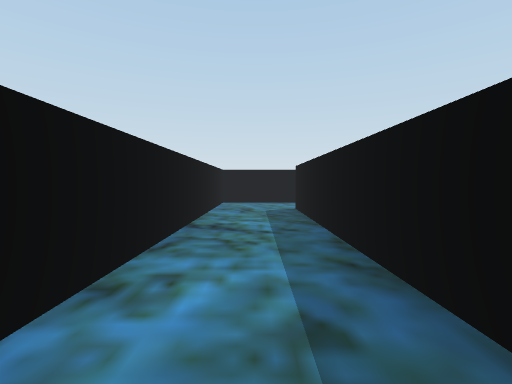
View 1 (above)

16 first-person views from a walk through a Unity game level. The camera is 0.62 m above the floor, tilts 2° down and sees 85° across. The floor is counted in squares, 1 m on a side. Each view is taken from the middle of a square. On the plan, view 1 faces up. The plan holds only what a view shows up to about 9 squares ahead; the rest is blank. The place goes on beyond the plan.

View 2
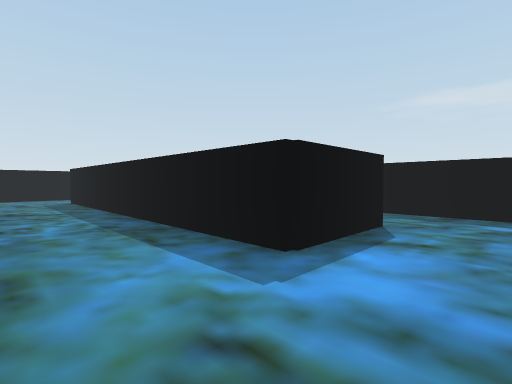

View 3
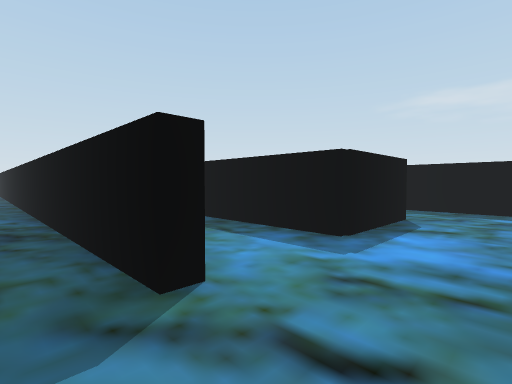

View 4
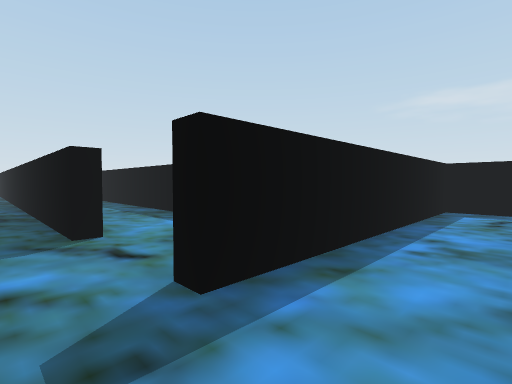

View 5
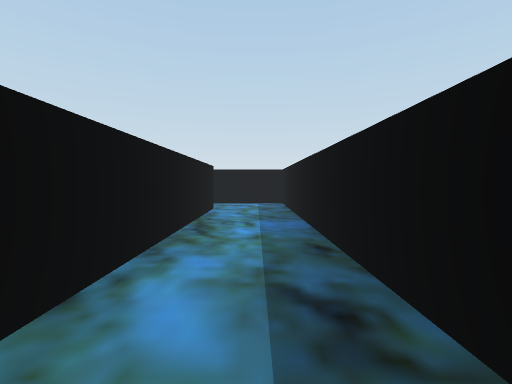

View 6
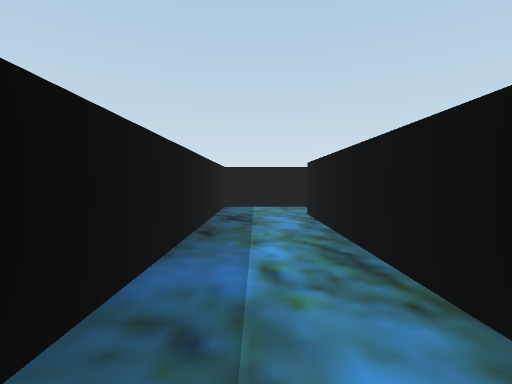

View 7
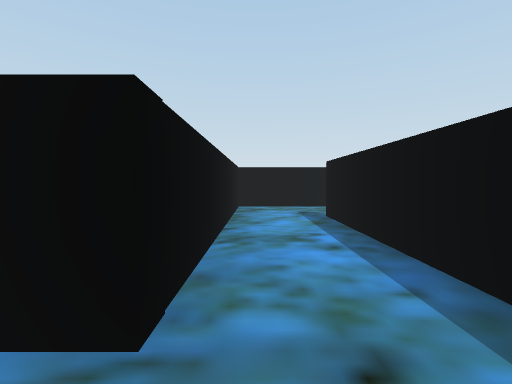

View 8
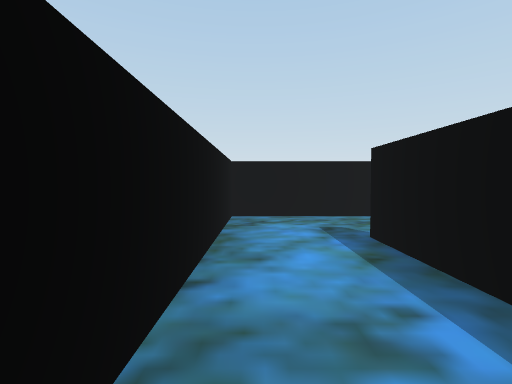

View 9
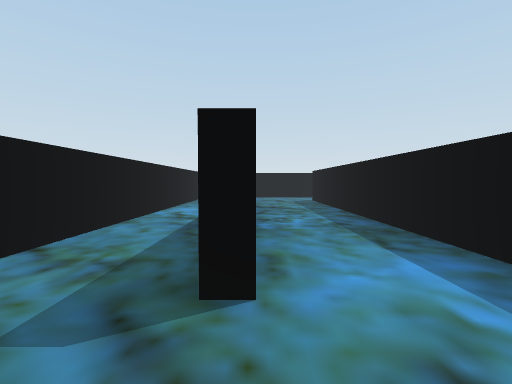

View 10
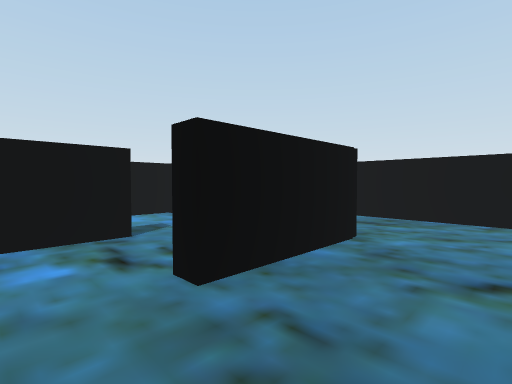

View 11
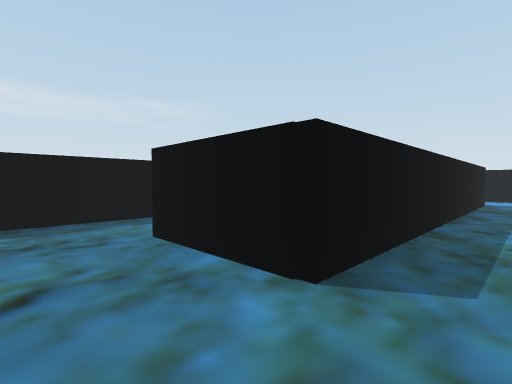

View 12
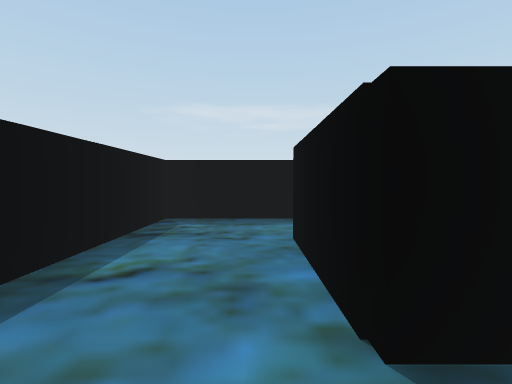

View 13
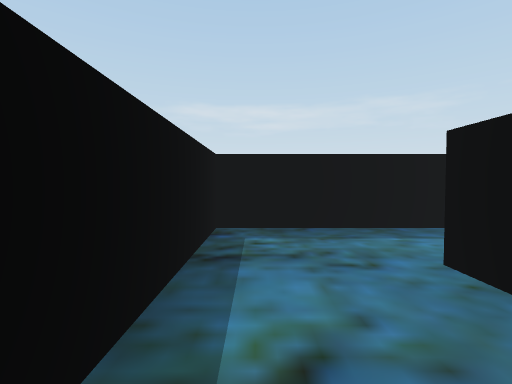

View 14
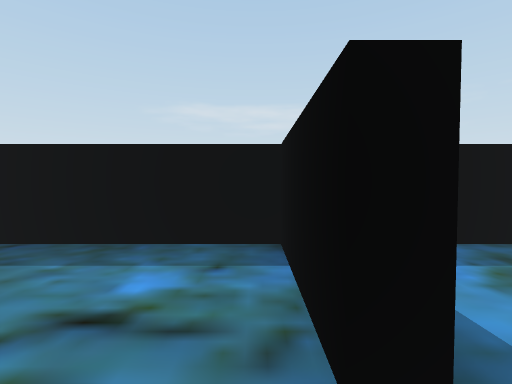

View 15
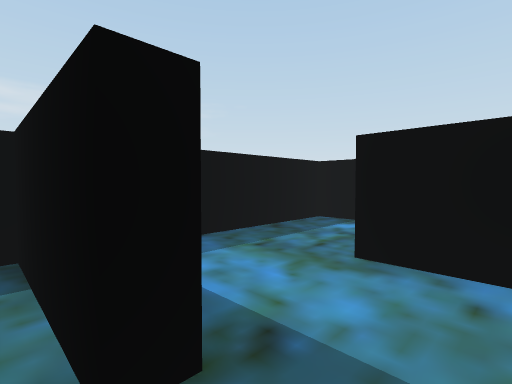

View 16
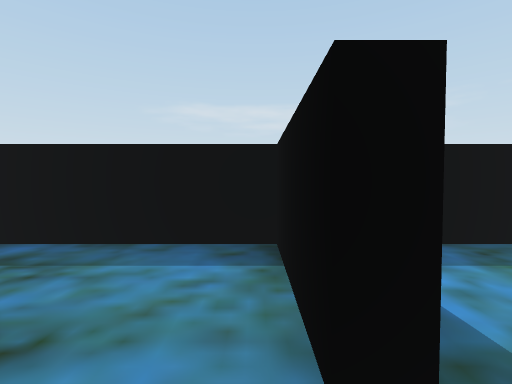

### Floor plan
Key: @ floor where view 1 was taken; # wall or solid block; . floor.
Columns run from 3 left of view 1 to 5 right of it. Each row starts with its distance up from view 1.
  9   #######
  8   #.....#
  7   #.....#
  6 #.#.###.#
  5 #.#.#...#
  4 #.#.#.###
  3 #.#.#. .#
  2 #.#.## .#
  1 #.#.#.###
  0 #.#@#...#
 -1 #.#.###.#
 -2 #.......#
 -3 #.......#
 -4 #.#######
 -5 #.......#
 -6 #######.#
 -7       #.#
 -8       #.#
 -9       #.#
-10       #.#
-11       #.#
-12       ..#
-13       ###

Where each view was taken, in squares from view 1:
view 1: 0 up, 0 right, facing up
view 2: 3 down, 1 left, facing up-right
view 3: 3 down, 2 left, facing up-right
view 4: 5 down, 2 left, facing up-right
view 5: 12 down, 4 right, facing up
view 6: 6 down, 4 right, facing down
view 7: 5 down, 4 right, facing left
view 8: 5 down, 2 right, facing left
view 9: 3 down, 1 left, facing up
view 10: 8 up, 4 right, facing down-left
view 11: 8 up, 0 right, facing down-right
view 12: 7 up, 0 right, facing right
view 13: 8 up, 1 right, facing right
view 14: 5 up, 2 right, facing right
view 15: 1 up, 2 right, facing down-right
view 16: 1 up, 2 right, facing right
